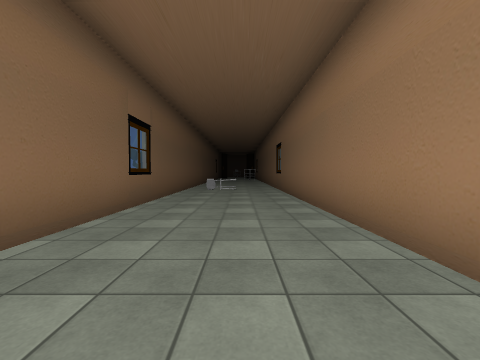
[1] (above)

21 first-person views from a walk through a Unity game level. The camera is 1.3 m above the floor, tilts 2° down and sees 90° across. Doors are open. The floor is counted in squares, 2 m on a side. Each view is taken from the middle of a square. On the plan, view 1 faces up. The plan holds only what a view shows up to about 9 squares ahead; the rest is blank. The place goes on beyond the plan. The player character is not drawn. Some surface patterns are stand-ins.

[2]
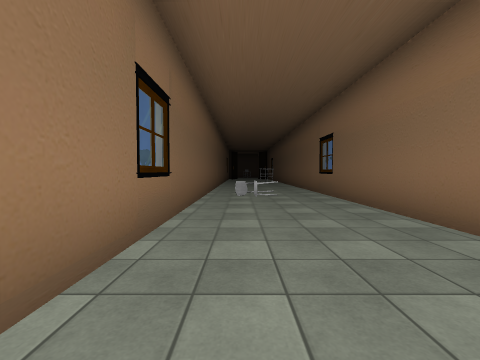

[3]
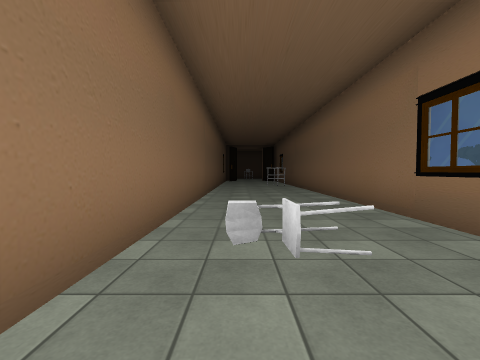

[4]
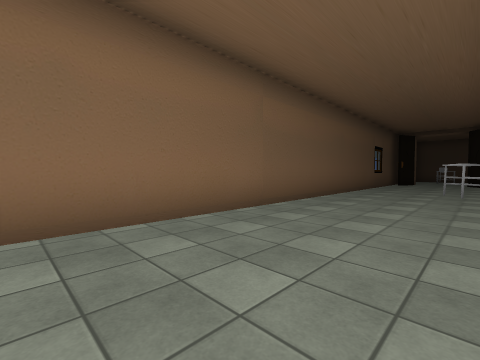

[5]
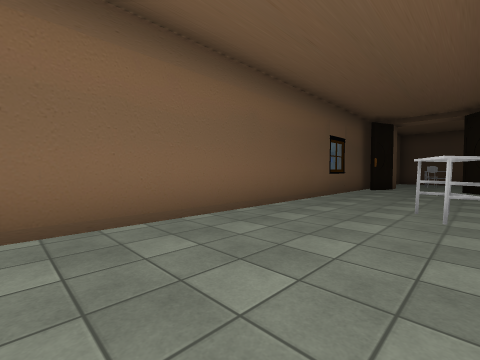

[6]
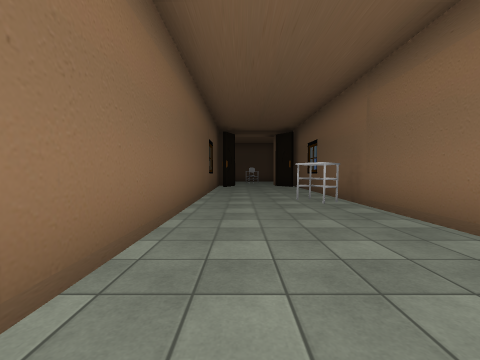

[7]
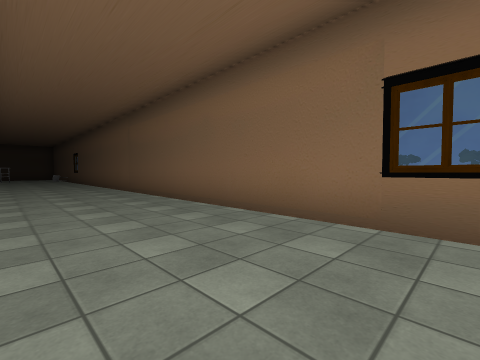

[8]
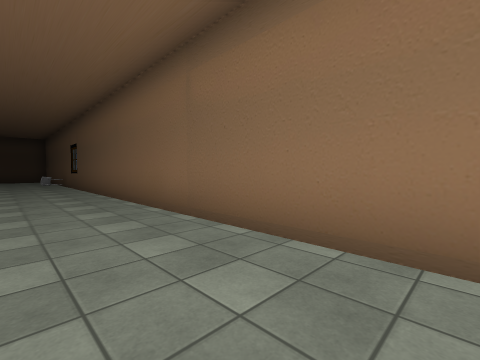

[9]
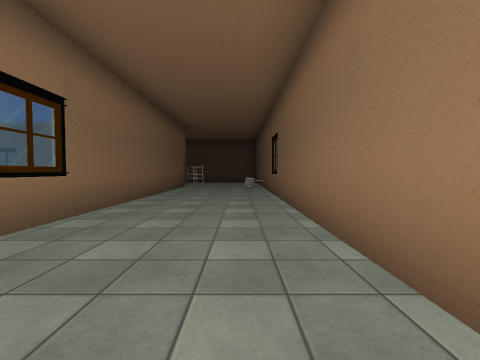

[10]
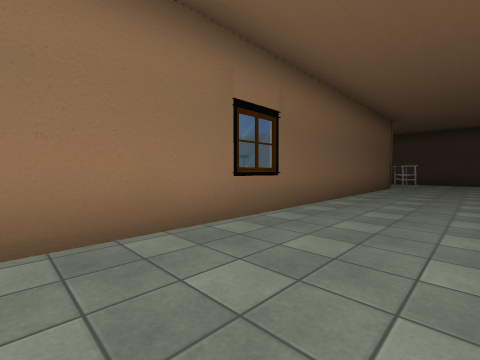

[11]
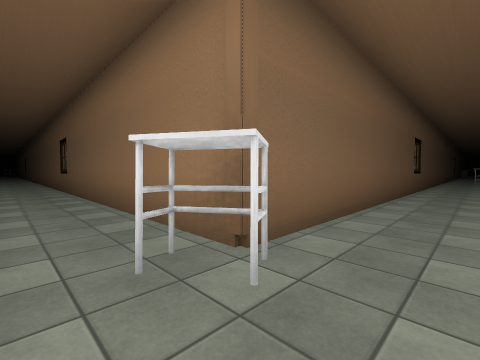

[12]
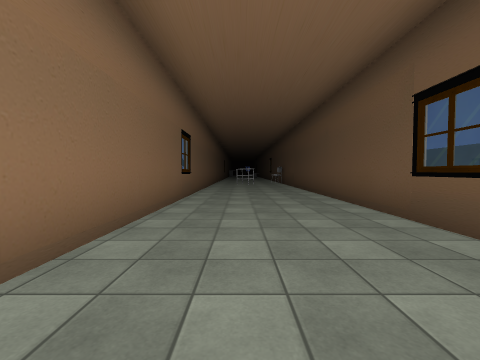

[13]
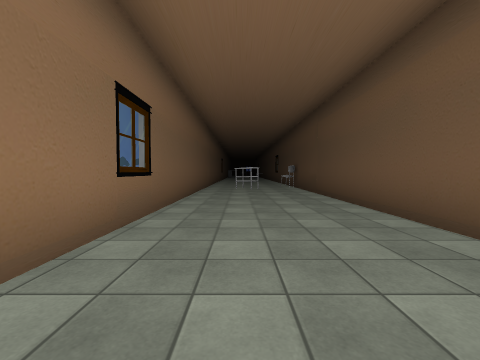

[14]
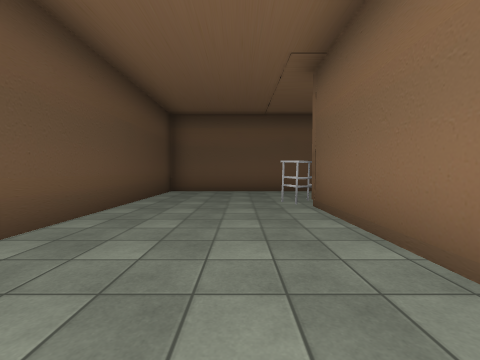

[15]
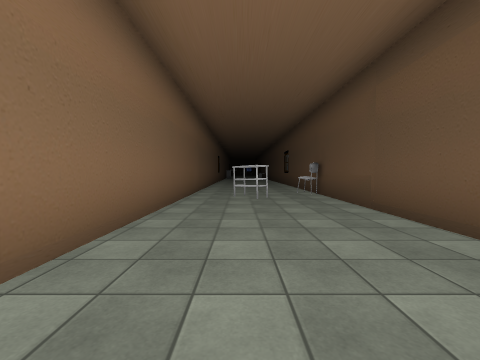

[16]
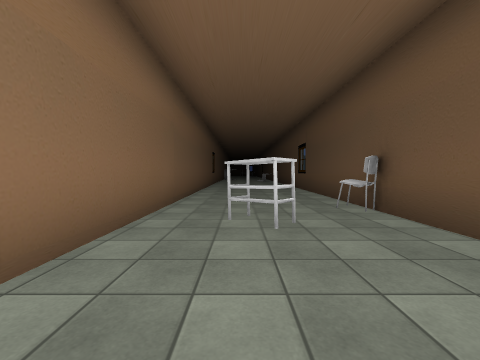

[17]
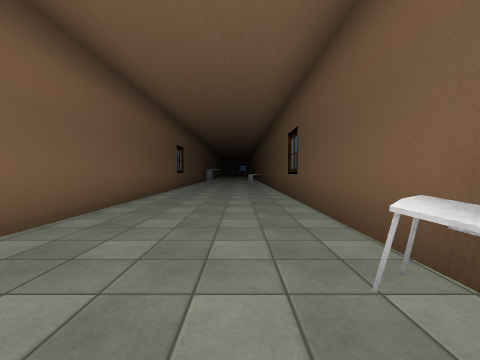

[18]
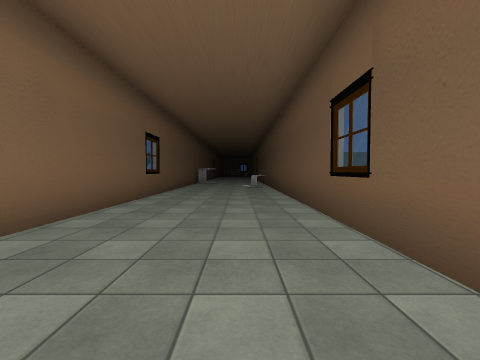

[19]
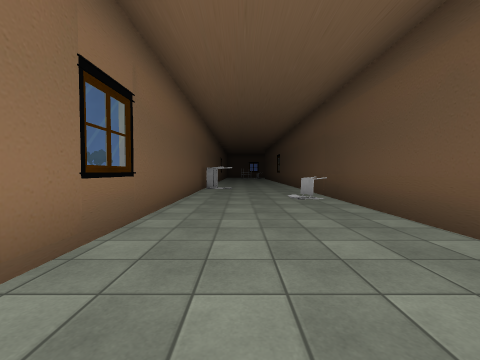

[20]
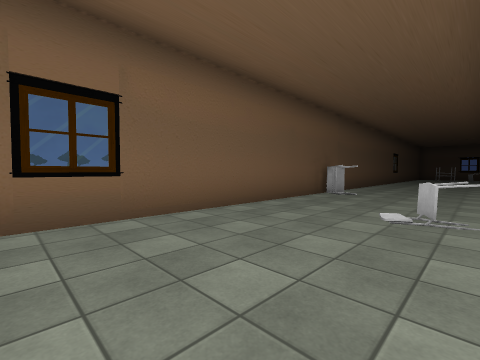

[21]
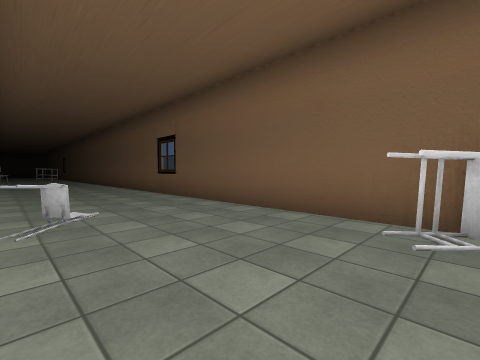

### Floor plan
Points are (right, up) in squares from view 1. A wall is a line through its corners. A room is listed if a view was taken in it or the views show most of it. See-through windows are left out.
Room 1 (views 1, 2, 3, 4, 5, 6, 7, 8, 9, 10, 11, 12, 13, 14, 15, 16, 17, 18, 19, 20)
walls: (-2, -12.7) (-2, -18.3) (3.8, -18.3); (1, -14.3) (1.4, -14.9) (1, -15.3) (0.6, -14.5); (1.3, -14.9) (0.9, -14.2); (1.4, -14.9) (1, -15.2); (1.4, -14.9) (0.9, -15); (1.4, 1.4) (1.4, 21); (5.2, -18.3) (27.5, -18.3); (5.6, -18.5) (6.2, -18.3); (15, -16.8) (14.7, -16.4) (15.3, -15.7); (15.1, -16.8) (14.7, -16.4); (1.2, 17) (0.7, 16.9); (1.2, 17.1) (0.7, 16.8) (0.2, 17.6); (1, 17.2) (0.7, 16.8); (25.5, -14.6) (1.4, -14.6) (1.4, -3.9); (-2, 21.5) (-2, -12.5)
low walls: (-0.1, 7.6) (-0.6, 7.6) (-0.7, 8); (-0.1, 7.6) (-0.6, 7.6); (-0.1, 8) (-1.2, 8); (15.8, -18) (16.2, -17.7); (0.9, 17.3) (0.7, 17.7); (27.7, -18) (27.4, -17.6); (28, -18) (27.6, -17.4)
ways out: opening at (26.5, -15.5) to room 2
Room 2 (view 21)
walls: (30.3, -15.4) (31, -14.7); (30.9, -15.5) (30.6, -15.1); (31.1, -15.3) (30.7, -15.8); (31.3, -15.2) (30.8, -14.7); (27.5, -18.3) (31, -18.3); (31.5, -14.6) (25.5, -14.6)
low walls: (27.7, -17.4) (28.1, -18); (27.6, -17.4) (27.4, -17.6); (27.7, -17.5) (28, -17.9)
ways out: opening at (26.5, -15.5) to room 1

Where each view was taken, in squares from view 1:
view 1: 0 up, 0 right, facing up
view 2: 2 up, 1 left, facing up
view 3: 6 up, 1 left, facing up
view 4: 9 up, 1 right, facing up-left
view 5: 13 up, 1 right, facing up-left
view 6: 12 up, 1 left, facing up
view 7: 5 up, 1 right, facing down-left
view 8: 0 up, 0 right, facing down-left
view 9: 4 down, 1 left, facing down
view 10: 4 down, 1 left, facing down-right
view 11: 16 down, 0 right, facing up-right
view 12: 16 down, 3 right, facing right
view 13: 16 down, 6 right, facing right
view 14: 16 down, 6 right, facing left
view 15: 16 down, 9 right, facing right
view 16: 16 down, 12 right, facing right
view 17: 17 down, 15 right, facing right
view 18: 17 down, 18 right, facing right
view 19: 16 down, 22 right, facing right
view 20: 18 down, 24 right, facing up-right
view 21: 18 down, 31 right, facing up-left
